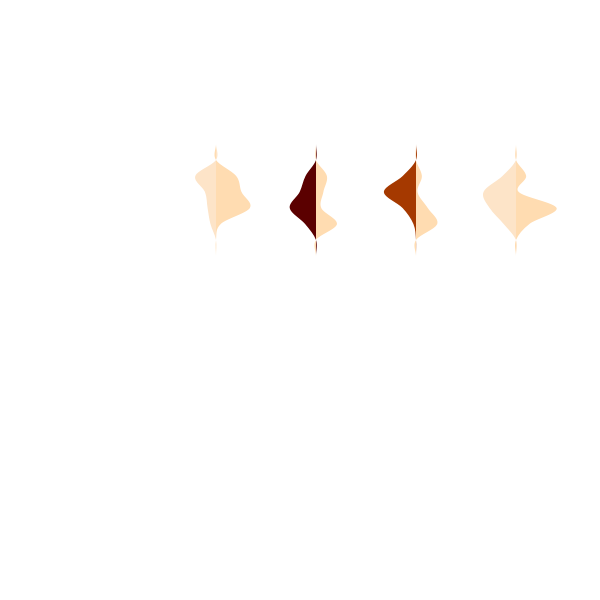
Frame 1 (no input)
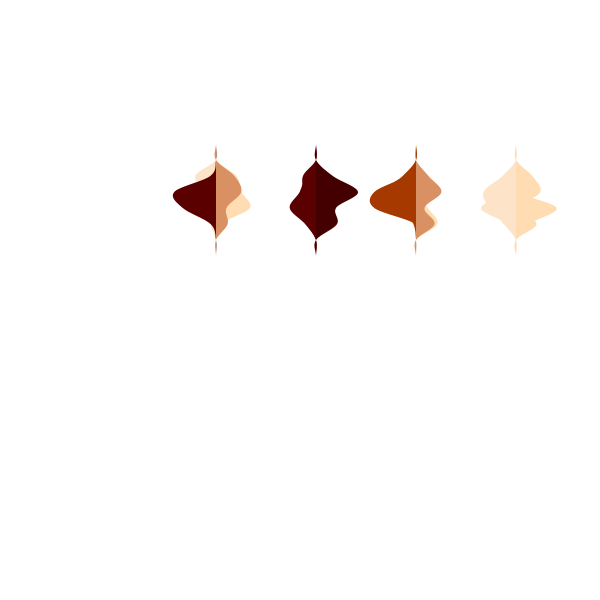
Frame 2 (the mouse pressed at the canvas centre, redrawn once)

The p5.js sketch that drew these frames (run headless with seeded random() and noise() and a simulated clock; the mouse was pressed at the canvas centre and the sketch redrawn once):

// p5.js sketch
// ── sketch.js



let MAX_HEIGHT = 600;
let MAX_WIDTH = 600;
let STEP = 16;
let VARIANCE_FACTOR = 60;
const TONES_1 = [[238, 66, 102], [31, 64, 104], [242, 228, 181]];
const TONES_2 = [[37, 106, 220], [31, 64, 104], [169, 251, 215]];
const MONOCHROME = [[0, 32, 63]];
//skin tones
const TONES_3 = [[255, 220, 177], [217, 145, 100], [68, 0, 0], [199, 122, 88]];
const TONES_4 =[[204, 132, 67], [165, 57, 0], [253, 228, 200], [91, 0, 0]];

// const TONES_1 = [[238, 66, 102], [31, 64, 104], [242, 228, 181]];
// const TONES_2 = [[37, 106, 220], [31, 64, 104], [169, 251, 215]];
// const MONOCHROME = [[0, 32, 63]];

// const random_index = Math.floor(Math.random() * TONES_1.length);
// const [r, g, b] = TONES_1[random_index];
// fill(r, g, b);


function setup() {
  createCanvas(MAX_HEIGHT, MAX_WIDTH);
  background(255);
  noStroke();
  noLoop();
}

function draw() {
  //left upper side
  const lines = [];
  for (let lineX = STEP; lineX < MAX_WIDTH - STEP; lineX += 100){
  let line = [];
  for(let j = STEP; j <= MAX_WIDTH - STEP; j += STEP){    
    let distanceToCenter = Math.abs(j - MAX_HEIGHT / 3);
    let variance = Math.max(MAX_WIDTH / 6 - VARIANCE_FACTOR - distanceToCenter, 0);
    let random = Math.random() * variance / .75 * -1;
    let point = {x: lineX + random, y: j};
    line.push(point)
     }
     lines.push(line);
  }

    for(let lineX = 2; lineX < lines.length; lineX++){
      beginShape();
      for(let j = 0; j < lines[lineX].length; j+=2){
        curveVertex(lines[lineX][j].x, lines[lineX][j].y);
        let random_index = Math.floor(Math.random() * TONES_4.length);
        const [r, g, b] = TONES_4[random_index];
        fill(r, g, b);
        curveVertex(lines[lineX][j + 1].x, lines[lineX][j + 1].y)
      }
      endShape();
    }
  //right upper side
  const ruLines = [];
  for (let lineX = STEP; lineX < MAX_WIDTH - STEP; lineX += 100){
  let line = [];
  for(let j = STEP; j <= MAX_WIDTH - STEP; j += STEP){    
    let distanceToCenter = Math.abs(j - MAX_HEIGHT / 3);
    let variance = Math.max(MAX_WIDTH / 6 - VARIANCE_FACTOR - distanceToCenter, 0);
    let random = Math.random() * variance / .75 * 1;
    let point = {x: lineX + random, y: j};
    line.push(point)
     }
     ruLines.push(line);
  }

    for(let lineX = 2; lineX < ruLines.length; lineX++){
      beginShape();
      for(let j = 0; j < ruLines[lineX].length; j+=2){
        curveVertex(ruLines[lineX][j].x, ruLines[lineX][j].y);
        let random_index = Math.floor(Math.random() * TONES_3.length);
        const [r, g, b] = TONES_3[random_index];
        fill(r, g, b);
        curveVertex(ruLines[lineX][j+1].x, ruLines[lineX][j+1].y)
      }
      endShape();
    }


}
